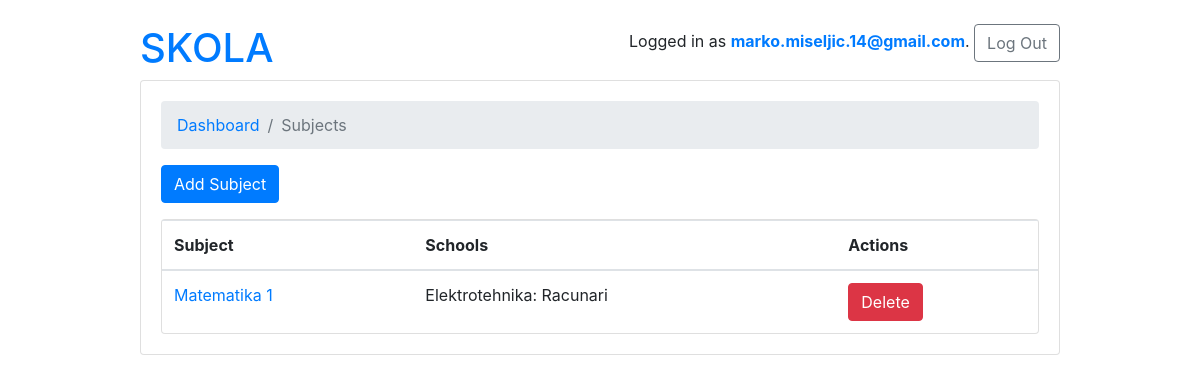
The page /admins/subjects/ (signed in) on the database its author committed.
### account/models.py (models this page shows, shortened)
class User(AbstractBaseUser):
    first_name = models.CharField(max_length=220)
    last_name = models.CharField(max_length=220)
    email = models.EmailField(
        verbose_name='Email address',
        max_length=255,
        unique=True
    )
    username = models.CharField(max_length=40, unique=True)
    date_joined = models.DateTimeField(verbose_name="date joined", auto_now_add=True)
    last_login = models.DateTimeField(verbose_name="last login", auto_now=True)
    is_admin = models.BooleanField(default=False)
    is_staff = models.BooleanField(default=False)
    is_superuser = models.BooleanField(default=False)
    proflie_image = models.ImageField(max_length=255, upload_to=get_profile_image_filepath, null=True, blank=True)
    is_student = models.BooleanField(default=False)
    is_teacher = models.BooleanField(default=False)
    is_active = models.BooleanField(default=True)
    objects = MyAccountManager()
    USERNAME_FIELD = 'email'
    REQUIRED_FIELDS = ['username']

### school/models.py (models this page shows)
class Subject(models.Model):
    name = models.CharField(max_length=220)
    school = models.ManyToManyField(School, related_name='school')
    def __str__(self):
        return self.name

class School(models.Model):
    name = models.CharField(max_length=220)
    course = models.CharField(max_length=220)
    def __str__(self):
        return f"{self.name}: {self.course}"

### account/views.py (the view)
# urls.py: path('subjects/',  AllSubjectsListView.as_view(), name='subjects'),
@method_decorator([login_required, admin_required], name='dispatch')
class AllSubjectsListView(ListView):
    model = Subject
    ordering = ('name', )
    context_object_name = 'subjects'
    template_name = 'admin/subjects.html'
    def get_queryset(self):
        queryset = Subject.objects.all()
        return queryset

### templates/admin/subjects.html
{% extends '../base.html' %}
{% block content %}
    <nav aria-label="breadcrumb">
        <ol class="breadcrumb">
            <li class="breadcrumb-item" ><a href="{% url 'admins:dashboard' %}">Dashboard</a></li>
            <li class="breadcrumb-item active" aria-current="page">Subjects</li>
        </ol>
    </nav>
    <a href="{% url 'admins:add_subject' %}" class="btn btn-primary mb-3" role="button">Add Subject</a>
    <div class="card">
        <table class="table mb-0">
            <thead>
                <tr>
                    <th>Subject</th>
                    <th>Schools</th>
                    <th>Actions</th>
                </tr>
            </thead>
            <tbody>
                {% for subject in subjects %}
                    <tr>
                        <td><a href="{% url 'admins:update_subject' subject.pk %}">{{subject}}</a></td>
                        <td>{% for s in subject.school.all%} {{s}} {% endfor %}</td>
                        <td>
                            <a href="{% url 'admins:delete_subject' subject.pk %}" class="btn btn-danger" role="button">Delete</a>
                        </td>
                    </tr>
                {% endfor %}
            </tbody>
        </table>
    </div>
{% endblock content %}

### templates/base.html (shortened to what this page needs)
{% load static %}
<!doctype html>
<html lang="eng">
<head>
    <link rel="stylesheet" href="https://cdn.jsdelivr.net/npm/bootstrap@4.5.3/dist/css/bootstrap.min.css"
>
</head>
<body>
    <div class="container my-4">
        <div class="row justify-content-center">
            <div class="col-md-10 col-sm-12">
                <div class="row">
                    <div class="col-6">
                        <h1><a href="{% url 'home' %}">SKOLA</a></h1>
                    </div>
                    <div class="col-6 text-right">
                        {% if user.is_authenticated %}
                            <p>Logged in as <strong><a href="{% url 'users:profile' user.pk %}">{{user.email}}</a></strong>. <a href="{% url 'logout' %}" class="btn btn-outline-secondary btn-md" role="button">Log Out</a></p>
                        {% else %}
                            <p><a href="{% url 'login' %}" class="btn btn-light" role="button">Log in</a></p>
                        {% endif %}
                    </div>
                </div>
                <div class="card mb-3">
                    <div class="card-body">
                        {% block content %}
                        {% endblock content %}
                    </div>
                </div>
            </div>
        </div>
    </div>
</body>
</html>

### rows shown on the page
User: email "marko.miseljic.14@gmail.com"
Subject: name "Matematika 1"
School: name+course "Elektrotehnika: Racunari"
